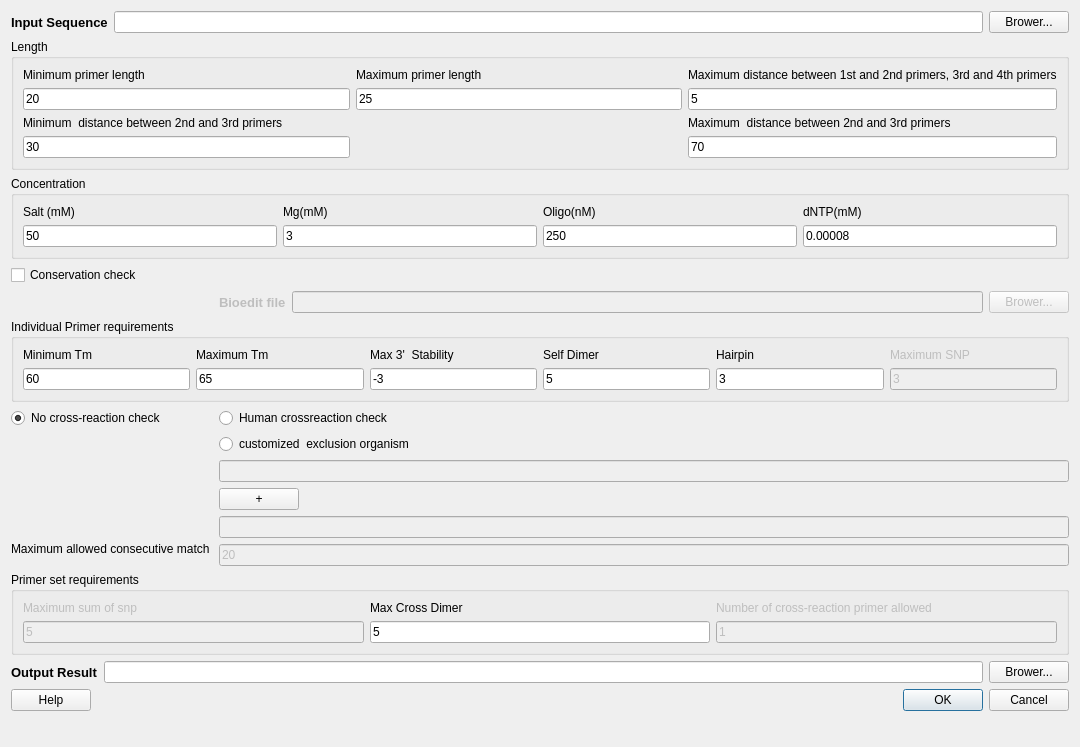
<?xml version="1.0" encoding="UTF-8"?>
<ui version="4.0">
 <class>Dialog</class>
 <widget class="QDialog" name="Dialog">
  <property name="enabled">
   <bool>true</bool>
  </property>
  <property name="geometry">
   <rect>
    <x>0</x>
    <y>0</y>
    <width>1080</width>
    <height>747</height>
   </rect>
  </property>
  <property name="windowTitle">
   <string>Dialog</string>
  </property>
  <layout class="QFormLayout" name="formLayout">
   <property name="fieldGrowthPolicy">
    <enum>QFormLayout::AllNonFixedFieldsGrow</enum>
   </property>
   <item row="0" column="0" colspan="2">
    <layout class="QGridLayout" name="gridLayout_6">
     <item row="1" column="1">
      <widget class="QLineEdit" name="input_filename"/>
     </item>
     <item row="1" column="0">
      <widget class="QLabel" name="label_14">
       <property name="font">
        <font>
         <pointsize>10</pointsize>
         <weight>75</weight>
         <bold>true</bold>
        </font>
       </property>
       <property name="text">
        <string>Input Sequence</string>
       </property>
      </widget>
     </item>
     <item row="1" column="2">
      <widget class="QPushButton" name="pushButton_input">
       <property name="enabled">
        <bool>true</bool>
       </property>
       <property name="text">
        <string>Brower...</string>
       </property>
      </widget>
     </item>
    </layout>
   </item>
   <item row="1" column="0" colspan="2">
    <widget class="QGroupBox" name="length">
     <property name="enabled">
      <bool>true</bool>
     </property>
     <property name="title">
      <string>Length</string>
     </property>
     <layout class="QGridLayout" name="gridLayout">
      <item row="0" column="0">
       <widget class="QLabel" name="label">
        <property name="enabled">
         <bool>true</bool>
        </property>
        <property name="text">
         <string>Minimum primer length</string>
        </property>
       </widget>
      </item>
      <item row="3" column="2">
       <widget class="QLineEdit" name="max_70">
        <property name="enabled">
         <bool>true</bool>
        </property>
        <property name="text">
         <string>70</string>
        </property>
       </widget>
      </item>
      <item row="2" column="2">
       <widget class="QLabel" name="label_16">
        <property name="enabled">
         <bool>true</bool>
        </property>
        <property name="text">
         <string>Maximum  distance between 2nd and 3rd primers</string>
        </property>
       </widget>
      </item>
      <item row="1" column="2">
       <widget class="QLineEdit" name="max_5">
        <property name="enabled">
         <bool>true</bool>
        </property>
        <property name="text">
         <string>5</string>
        </property>
       </widget>
      </item>
      <item row="0" column="2">
       <widget class="QLabel" name="label_2">
        <property name="enabled">
         <bool>true</bool>
        </property>
        <property name="text">
         <string>Maximum distance between 1st and 2nd primers, 3rd and 4th primers</string>
        </property>
       </widget>
      </item>
      <item row="1" column="1">
       <widget class="QLineEdit" name="primer_length_max">
        <property name="enabled">
         <bool>true</bool>
        </property>
        <property name="text">
         <string>25</string>
        </property>
       </widget>
      </item>
      <item row="0" column="1">
       <widget class="QLabel" name="label_3">
        <property name="enabled">
         <bool>true</bool>
        </property>
        <property name="text">
         <string>Maximum primer length</string>
        </property>
       </widget>
      </item>
      <item row="3" column="0">
       <widget class="QLineEdit" name="min_30">
        <property name="enabled">
         <bool>true</bool>
        </property>
        <property name="text">
         <string>30</string>
        </property>
       </widget>
      </item>
      <item row="1" column="0">
       <widget class="QLineEdit" name="primer_length_min">
        <property name="enabled">
         <bool>true</bool>
        </property>
        <property name="text">
         <string>20</string>
        </property>
       </widget>
      </item>
      <item row="2" column="0">
       <widget class="QLabel" name="label_15">
        <property name="enabled">
         <bool>true</bool>
        </property>
        <property name="text">
         <string>Minimum  distance between 2nd and 3rd primers</string>
        </property>
       </widget>
      </item>
     </layout>
    </widget>
   </item>
   <item row="5" column="0" colspan="2">
    <widget class="QGroupBox" name="groupBox_2">
     <property name="enabled">
      <bool>true</bool>
     </property>
     <property name="title">
      <string>Concentration</string>
     </property>
     <layout class="QGridLayout" name="gridLayout_5">
      <item row="1" column="1">
       <widget class="QLineEdit" name="Mg">
        <property name="enabled">
         <bool>true</bool>
        </property>
        <property name="text">
         <string>3</string>
        </property>
       </widget>
      </item>
      <item row="0" column="1">
       <widget class="QLabel" name="label_5">
        <property name="enabled">
         <bool>true</bool>
        </property>
        <property name="text">
         <string>Mg(mM)</string>
        </property>
       </widget>
      </item>
      <item row="0" column="0">
       <widget class="QLabel" name="label_4">
        <property name="enabled">
         <bool>true</bool>
        </property>
        <property name="text">
         <string>Salt (mM)</string>
        </property>
       </widget>
      </item>
      <item row="1" column="2">
       <widget class="QLineEdit" name="oligo">
        <property name="enabled">
         <bool>true</bool>
        </property>
        <property name="text">
         <string>250</string>
        </property>
       </widget>
      </item>
      <item row="0" column="2">
       <widget class="QLabel" name="label_6">
        <property name="enabled">
         <bool>true</bool>
        </property>
        <property name="text">
         <string>Oligo(nM)</string>
        </property>
       </widget>
      </item>
      <item row="0" column="3">
       <widget class="QLabel" name="label_7">
        <property name="enabled">
         <bool>true</bool>
        </property>
        <property name="text">
         <string>dNTP(mM)</string>
        </property>
       </widget>
      </item>
      <item row="1" column="3">
       <widget class="QLineEdit" name="dNTP">
        <property name="text">
         <string>0.00008</string>
        </property>
       </widget>
      </item>
      <item row="1" column="0">
       <widget class="QLineEdit" name="salt">
        <property name="enabled">
         <bool>true</bool>
        </property>
        <property name="text">
         <string>50</string>
        </property>
       </widget>
      </item>
     </layout>
    </widget>
   </item>
   <item row="8" column="0">
    <widget class="QCheckBox" name="bool_conservation">
     <property name="enabled">
      <bool>true</bool>
     </property>
     <property name="text">
      <string>Conservation check</string>
     </property>
    </widget>
   </item>
   <item row="9" column="1">
    <layout class="QHBoxLayout" name="horizontalLayout_2">
     <item>
      <widget class="QLabel" name="label_19">
       <property name="enabled">
        <bool>false</bool>
       </property>
       <property name="font">
        <font>
         <pointsize>10</pointsize>
         <weight>75</weight>
         <bold>true</bold>
        </font>
       </property>
       <property name="text">
        <string>Bioedit file</string>
       </property>
       <property name="buddy">
        <cstring>snp_fname</cstring>
       </property>
      </widget>
     </item>
     <item>
      <widget class="QLineEdit" name="snp_fname">
       <property name="enabled">
        <bool>false</bool>
       </property>
      </widget>
     </item>
     <item>
      <widget class="QPushButton" name="pushButton_snpfile">
       <property name="enabled">
        <bool>false</bool>
       </property>
       <property name="text">
        <string>Brower...</string>
       </property>
      </widget>
     </item>
    </layout>
   </item>
   <item row="10" column="0" colspan="2">
    <widget class="QGroupBox" name="groupBox_3">
     <property name="enabled">
      <bool>true</bool>
     </property>
     <property name="title">
      <string>Individual Primer requirements</string>
     </property>
     <layout class="QGridLayout" name="gridLayout_4">
      <item row="1" column="1">
       <widget class="QLineEdit" name="maxTm">
        <property name="enabled">
         <bool>true</bool>
        </property>
        <property name="text">
         <string>65</string>
        </property>
       </widget>
      </item>
      <item row="1" column="0">
       <widget class="QLineEdit" name="minTm">
        <property name="enabled">
         <bool>true</bool>
        </property>
        <property name="text">
         <string>60</string>
        </property>
       </widget>
      </item>
      <item row="0" column="5">
       <widget class="QLabel" name="label_11">
        <property name="enabled">
         <bool>false</bool>
        </property>
        <property name="text">
         <string>Maximum SNP</string>
        </property>
        <property name="buddy">
         <cstring>max_snp</cstring>
        </property>
       </widget>
      </item>
      <item row="0" column="3">
       <widget class="QLabel" name="label_10">
        <property name="enabled">
         <bool>true</bool>
        </property>
        <property name="text">
         <string>Self Dimer</string>
        </property>
       </widget>
      </item>
      <item row="0" column="4">
       <widget class="QLabel" name="label_23">
        <property name="enabled">
         <bool>true</bool>
        </property>
        <property name="text">
         <string>Hairpin</string>
        </property>
       </widget>
      </item>
      <item row="0" column="1">
       <widget class="QLabel" name="label_18">
        <property name="enabled">
         <bool>true</bool>
        </property>
        <property name="text">
         <string>Maximum Tm</string>
        </property>
       </widget>
      </item>
      <item row="1" column="2">
       <widget class="QLineEdit" name="maxDG5">
        <property name="enabled">
         <bool>true</bool>
        </property>
        <property name="text">
         <string>-3</string>
        </property>
       </widget>
      </item>
      <item row="0" column="0">
       <widget class="QLabel" name="label_17">
        <property name="enabled">
         <bool>true</bool>
        </property>
        <property name="text">
         <string>Minimum Tm</string>
        </property>
       </widget>
      </item>
      <item row="1" column="5">
       <widget class="QLineEdit" name="max_snp">
        <property name="enabled">
         <bool>false</bool>
        </property>
        <property name="text">
         <string>3</string>
        </property>
       </widget>
      </item>
      <item row="1" column="4">
       <widget class="QLineEdit" name="hairpin">
        <property name="enabled">
         <bool>true</bool>
        </property>
        <property name="text">
         <string>3</string>
        </property>
       </widget>
      </item>
      <item row="0" column="2">
       <widget class="QLabel" name="label_8">
        <property name="enabled">
         <bool>true</bool>
        </property>
        <property name="text">
         <string>Max 3'  Stability</string>
        </property>
       </widget>
      </item>
      <item row="1" column="3">
       <widget class="QLineEdit" name="self_dimer">
        <property name="enabled">
         <bool>true</bool>
        </property>
        <property name="text">
         <string>5</string>
        </property>
       </widget>
      </item>
     </layout>
     <zorder>label_17</zorder>
     <zorder>label_18</zorder>
     <zorder>label_8</zorder>
     <zorder>minTm</zorder>
     <zorder>maxTm</zorder>
     <zorder>maxDG5</zorder>
     <zorder>max_snp</zorder>
     <zorder>label_11</zorder>
     <zorder>label_10</zorder>
     <zorder>self_dimer</zorder>
     <zorder>label_23</zorder>
     <zorder>hairpin</zorder>
    </widget>
   </item>
   <item row="14" column="0">
    <widget class="QRadioButton" name="no_cross_check_radio">
     <property name="text">
      <string>No cross-reaction check</string>
     </property>
     <property name="checked">
      <bool>true</bool>
     </property>
    </widget>
   </item>
   <item row="14" column="1">
    <widget class="QRadioButton" name="human_cross_check_radio">
     <property name="text">
      <string>Human crossreaction check</string>
     </property>
    </widget>
   </item>
   <item row="15" column="1">
    <widget class="QRadioButton" name="customer_cross_check_radio">
     <property name="text">
      <string>customized  exclusion organism</string>
     </property>
    </widget>
   </item>
   <item row="16" column="1">
    <widget class="QLineEdit" name="input_organ">
     <property name="enabled">
      <bool>false</bool>
     </property>
    </widget>
   </item>
   <item row="19" column="1">
    <widget class="QLineEdit" name="input_organ2">
     <property name="enabled">
      <bool>false</bool>
     </property>
    </widget>
   </item>
   <item row="23" column="0">
    <widget class="QLabel" name="label_21">
     <property name="enabled">
      <bool>true</bool>
     </property>
     <property name="maximumSize">
      <size>
       <width>16777215</width>
       <height>10</height>
      </size>
     </property>
     <property name="text">
      <string>Maximum allowed consecutive match </string>
     </property>
     <property name="buddy">
      <cstring>max_human</cstring>
     </property>
    </widget>
   </item>
   <item row="23" column="1">
    <widget class="QLineEdit" name="max_human">
     <property name="enabled">
      <bool>false</bool>
     </property>
     <property name="text">
      <string>20</string>
     </property>
    </widget>
   </item>
   <item row="24" column="0" colspan="2">
    <widget class="QGroupBox" name="groupBox_4">
     <property name="enabled">
      <bool>true</bool>
     </property>
     <property name="title">
      <string>Primer set requirements</string>
     </property>
     <layout class="QGridLayout" name="gridLayout_3">
      <item row="0" column="0">
       <widget class="QLabel" name="label_13">
        <property name="enabled">
         <bool>false</bool>
        </property>
        <property name="text">
         <string>Maximum sum of snp</string>
        </property>
        <property name="buddy">
         <cstring>set_max_snp</cstring>
        </property>
       </widget>
      </item>
      <item row="1" column="0">
       <widget class="QLineEdit" name="set_max_snp">
        <property name="enabled">
         <bool>false</bool>
        </property>
        <property name="text">
         <string>5</string>
        </property>
       </widget>
      </item>
      <item row="1" column="1">
       <widget class="QLineEdit" name="cross_dimer">
        <property name="enabled">
         <bool>true</bool>
        </property>
        <property name="text">
         <string>5</string>
        </property>
       </widget>
      </item>
      <item row="1" column="2">
       <widget class="QLineEdit" name="set_max_human">
        <property name="enabled">
         <bool>false</bool>
        </property>
        <property name="text">
         <string>1</string>
        </property>
       </widget>
      </item>
      <item row="0" column="2">
       <widget class="QLabel" name="label_22">
        <property name="enabled">
         <bool>false</bool>
        </property>
        <property name="text">
         <string>Number of cross-reaction primer allowed </string>
        </property>
        <property name="buddy">
         <cstring>set_max_human</cstring>
        </property>
       </widget>
      </item>
      <item row="0" column="1">
       <widget class="QLabel" name="label_25">
        <property name="enabled">
         <bool>true</bool>
        </property>
        <property name="text">
         <string>Max Cross Dimer</string>
        </property>
       </widget>
      </item>
     </layout>
    </widget>
   </item>
   <item row="26" column="0" colspan="2">
    <layout class="QHBoxLayout" name="horizontalLayout_4">
     <item>
      <widget class="QLabel" name="label_20">
       <property name="font">
        <font>
         <pointsize>10</pointsize>
         <weight>75</weight>
         <bold>true</bold>
        </font>
       </property>
       <property name="text">
        <string>Output Result</string>
       </property>
      </widget>
     </item>
     <item>
      <widget class="QLineEdit" name="output_fname"/>
     </item>
     <item>
      <widget class="QPushButton" name="pushButton_output">
       <property name="enabled">
        <bool>true</bool>
       </property>
       <property name="text">
        <string>Brower...</string>
       </property>
      </widget>
     </item>
    </layout>
   </item>
   <item row="27" column="0" colspan="2">
    <layout class="QHBoxLayout" name="horizontalLayout">
     <item>
      <widget class="QPushButton" name="pushButton_help">
       <property name="enabled">
        <bool>true</bool>
       </property>
       <property name="text">
        <string>Help</string>
       </property>
      </widget>
     </item>
     <item>
      <widget class="QDialogButtonBox" name="buttonBox_gui">
       <property name="orientation">
        <enum>Qt::Horizontal</enum>
       </property>
       <property name="standardButtons">
        <set>QDialogButtonBox::Cancel|QDialogButtonBox::Ok</set>
       </property>
      </widget>
     </item>
    </layout>
   </item>
   <item row="18" column="1">
    <widget class="QPushButton" name="add_button">
     <property name="sizePolicy">
      <sizepolicy hsizetype="Maximum" vsizetype="Fixed">
       <horstretch>0</horstretch>
       <verstretch>0</verstretch>
      </sizepolicy>
     </property>
     <property name="text">
      <string>+</string>
     </property>
    </widget>
   </item>
  </layout>
  <zorder>length</zorder>
  <zorder>groupBox_2</zorder>
  <zorder>groupBox_3</zorder>
  <zorder>groupBox_4</zorder>
  <zorder>bool_conservation</zorder>
  <zorder>label_21</zorder>
  <zorder>customer_cross_check_radio</zorder>
  <zorder>max_human</zorder>
  <zorder>input_organ</zorder>
  <zorder>input_organ2</zorder>
  <zorder>no_cross_check_radio</zorder>
  <zorder>human_cross_check_radio</zorder>
  <zorder>add_button</zorder>
 </widget>
 <resources/>
 <connections>
  <connection>
   <sender>buttonBox_gui</sender>
   <signal>accepted()</signal>
   <receiver>Dialog</receiver>
   <slot>accept()</slot>
   <hints>
    <hint type="sourcelabel">
     <x>428</x>
     <y>719</y>
    </hint>
    <hint type="destinationlabel">
     <x>157</x>
     <y>274</y>
    </hint>
   </hints>
  </connection>
  <connection>
   <sender>buttonBox_gui</sender>
   <signal>rejected()</signal>
   <receiver>Dialog</receiver>
   <slot>reject()</slot>
   <hints>
    <hint type="sourcelabel">
     <x>428</x>
     <y>719</y>
    </hint>
    <hint type="destinationlabel">
     <x>286</x>
     <y>274</y>
    </hint>
   </hints>
  </connection>
  <connection>
   <sender>bool_conservation</sender>
   <signal>toggled(bool)</signal>
   <receiver>label_19</receiver>
   <slot>setEnabled(bool)</slot>
   <hints>
    <hint type="sourcelabel">
     <x>52</x>
     <y>287</y>
    </hint>
    <hint type="destinationlabel">
     <x>260</x>
     <y>317</y>
    </hint>
   </hints>
  </connection>
  <connection>
   <sender>bool_conservation</sender>
   <signal>toggled(bool)</signal>
   <receiver>snp_fname</receiver>
   <slot>setEnabled(bool)</slot>
   <hints>
    <hint type="sourcelabel">
     <x>125</x>
     <y>287</y>
    </hint>
    <hint type="destinationlabel">
     <x>585</x>
     <y>315</y>
    </hint>
   </hints>
  </connection>
  <connection>
   <sender>bool_conservation</sender>
   <signal>toggled(bool)</signal>
   <receiver>pushButton_snpfile</receiver>
   <slot>setEnabled(bool)</slot>
   <hints>
    <hint type="sourcelabel">
     <x>125</x>
     <y>287</y>
    </hint>
    <hint type="destinationlabel">
     <x>1051</x>
     <y>317</y>
    </hint>
   </hints>
  </connection>
  <connection>
   <sender>bool_conservation</sender>
   <signal>toggled(bool)</signal>
   <receiver>max_snp</receiver>
   <slot>setEnabled(bool)</slot>
   <hints>
    <hint type="sourcelabel">
     <x>125</x>
     <y>287</y>
    </hint>
    <hint type="destinationlabel">
     <x>974</x>
     <y>375</y>
    </hint>
   </hints>
  </connection>
  <connection>
   <sender>bool_conservation</sender>
   <signal>toggled(bool)</signal>
   <receiver>label_13</receiver>
   <slot>setEnabled(bool)</slot>
   <hints>
    <hint type="sourcelabel">
     <x>119</x>
     <y>287</y>
    </hint>
    <hint type="destinationlabel">
     <x>136</x>
     <y>633</y>
    </hint>
   </hints>
  </connection>
  <connection>
   <sender>bool_conservation</sender>
   <signal>toggled(bool)</signal>
   <receiver>set_max_snp</receiver>
   <slot>setEnabled(bool)</slot>
   <hints>
    <hint type="sourcelabel">
     <x>125</x>
     <y>287</y>
    </hint>
    <hint type="destinationlabel">
     <x>170</x>
     <y>642</y>
    </hint>
   </hints>
  </connection>
  <connection>
   <sender>bool_conservation</sender>
   <signal>toggled(bool)</signal>
   <receiver>label_11</receiver>
   <slot>setEnabled(bool)</slot>
   <hints>
    <hint type="sourcelabel">
     <x>125</x>
     <y>287</y>
    </hint>
    <hint type="destinationlabel">
     <x>1042</x>
     <y>360</y>
    </hint>
   </hints>
  </connection>
  <connection>
   <sender>Dialog</sender>
   <signal>accepted()</signal>
   <receiver>Dialog</receiver>
   <slot>hide()</slot>
   <hints>
    <hint type="sourcelabel">
     <x>755</x>
     <y>561</y>
    </hint>
    <hint type="destinationlabel">
     <x>763</x>
     <y>0</y>
    </hint>
   </hints>
  </connection>
  <connection>
   <sender>customer_cross_check_radio</sender>
   <signal>clicked(bool)</signal>
   <receiver>input_organ</receiver>
   <slot>setDisabled(bool)</slot>
   <hints>
    <hint type="sourcelabel">
     <x>211</x>
     <y>456</y>
    </hint>
    <hint type="destinationlabel">
     <x>211</x>
     <y>471</y>
    </hint>
   </hints>
  </connection>
  <connection>
   <sender>customer_cross_check_radio</sender>
   <signal>clicked(bool)</signal>
   <receiver>input_organ2</receiver>
   <slot>setDisabled(bool)</slot>
   <hints>
    <hint type="sourcelabel">
     <x>236</x>
     <y>457</y>
    </hint>
    <hint type="destinationlabel">
     <x>238</x>
     <y>531</y>
    </hint>
   </hints>
  </connection>
  <connection>
   <sender>human_cross_check_radio</sender>
   <signal>clicked(bool)</signal>
   <receiver>max_human</receiver>
   <slot>setEnabled(bool)</slot>
   <hints>
    <hint type="sourcelabel">
     <x>278</x>
     <y>435</y>
    </hint>
    <hint type="destinationlabel">
     <x>194</x>
     <y>586</y>
    </hint>
   </hints>
  </connection>
  <connection>
   <sender>customer_cross_check_radio</sender>
   <signal>clicked(bool)</signal>
   <receiver>max_human</receiver>
   <slot>setDisabled(bool)</slot>
   <hints>
    <hint type="sourcelabel">
     <x>293</x>
     <y>457</y>
    </hint>
    <hint type="destinationlabel">
     <x>303</x>
     <y>575</y>
    </hint>
   </hints>
  </connection>
  <connection>
   <sender>no_cross_check_radio</sender>
   <signal>clicked(bool)</signal>
   <receiver>input_organ</receiver>
   <slot>setDisabled(bool)</slot>
   <hints>
    <hint type="sourcelabel">
     <x>56</x>
     <y>429</y>
    </hint>
    <hint type="destinationlabel">
     <x>194</x>
     <y>477</y>
    </hint>
   </hints>
  </connection>
  <connection>
   <sender>no_cross_check_radio</sender>
   <signal>clicked(bool)</signal>
   <receiver>input_organ2</receiver>
   <slot>setDisabled(bool)</slot>
   <hints>
    <hint type="sourcelabel">
     <x>50</x>
     <y>434</y>
    </hint>
    <hint type="destinationlabel">
     <x>194</x>
     <y>536</y>
    </hint>
   </hints>
  </connection>
  <connection>
   <sender>no_cross_check_radio</sender>
   <signal>clicked(bool)</signal>
   <receiver>max_human</receiver>
   <slot>setDisabled(bool)</slot>
   <hints>
    <hint type="sourcelabel">
     <x>29</x>
     <y>437</y>
    </hint>
    <hint type="destinationlabel">
     <x>227</x>
     <y>584</y>
    </hint>
   </hints>
  </connection>
  <connection>
   <sender>human_cross_check_radio</sender>
   <signal>clicked(bool)</signal>
   <receiver>input_organ</receiver>
   <slot>setDisabled(bool)</slot>
   <hints>
    <hint type="sourcelabel">
     <x>261</x>
     <y>437</y>
    </hint>
    <hint type="destinationlabel">
     <x>347</x>
     <y>476</y>
    </hint>
   </hints>
  </connection>
  <connection>
   <sender>human_cross_check_radio</sender>
   <signal>clicked(bool)</signal>
   <receiver>input_organ2</receiver>
   <slot>setDisabled(bool)</slot>
   <hints>
    <hint type="sourcelabel">
     <x>923</x>
     <y>436</y>
    </hint>
    <hint type="destinationlabel">
     <x>919</x>
     <y>529</y>
    </hint>
   </hints>
  </connection>
  <connection>
   <sender>human_cross_check_radio</sender>
   <signal>clicked(bool)</signal>
   <receiver>max_human</receiver>
   <slot>setEnabled(bool)</slot>
   <hints>
    <hint type="sourcelabel">
     <x>761</x>
     <y>437</y>
    </hint>
    <hint type="destinationlabel">
     <x>763</x>
     <y>574</y>
    </hint>
   </hints>
  </connection>
  <connection>
   <sender>customer_cross_check_radio</sender>
   <signal>clicked(bool)</signal>
   <receiver>input_organ</receiver>
   <slot>setEnabled(bool)</slot>
   <hints>
    <hint type="sourcelabel">
     <x>451</x>
     <y>458</y>
    </hint>
    <hint type="destinationlabel">
     <x>452</x>
     <y>471</y>
    </hint>
   </hints>
  </connection>
  <connection>
   <sender>customer_cross_check_radio</sender>
   <signal>clicked(bool)</signal>
   <receiver>max_human</receiver>
   <slot>setEnabled(bool)</slot>
   <hints>
    <hint type="sourcelabel">
     <x>193</x>
     <y>453</y>
    </hint>
    <hint type="destinationlabel">
     <x>575</x>
     <y>583</y>
    </hint>
   </hints>
  </connection>
  <connection>
   <sender>customer_cross_check_radio</sender>
   <signal>clicked(bool)</signal>
   <receiver>Dialog</receiver>
   <slot>setEnabled(bool)</slot>
   <hints>
    <hint type="sourcelabel">
     <x>195</x>
     <y>453</y>
    </hint>
    <hint type="destinationlabel">
     <x>629</x>
     <y>506</y>
    </hint>
   </hints>
  </connection>
  <connection>
   <sender>customer_cross_check_radio</sender>
   <signal>clicked(bool)</signal>
   <receiver>input_organ2</receiver>
   <slot>setEnabled(bool)</slot>
   <hints>
    <hint type="sourcelabel">
     <x>398</x>
     <y>459</y>
    </hint>
    <hint type="destinationlabel">
     <x>396</x>
     <y>531</y>
    </hint>
   </hints>
  </connection>
 </connections>
</ui>
